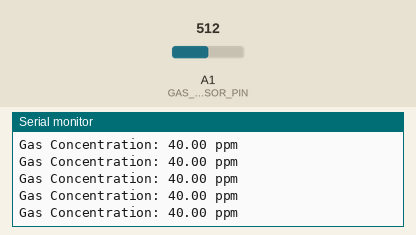
Recording of a sketch running on a simulated Arduino Uno, built with avr-gcc and run on an emulated ATmega328P. On the bench: the last lines printed to the serial monitor. Inputs (shaded band) come from the test bench; at power-on: A1 (GAS_SENSOR_PIN) = 512.

Above: at 1.2 s.
1.3 s: A1 (GAS_SENSOR_PIN) set to 716
At 1.32 s:
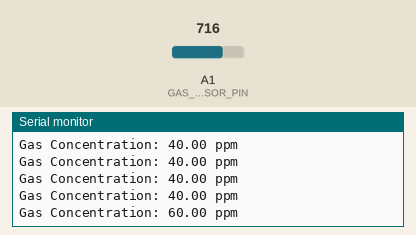
2.8 s: A1 (GAS_SENSOR_PIN) set to 900
At 2.83 s:
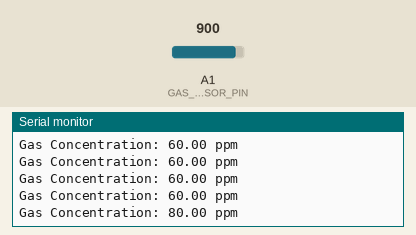
Timing chart, 0 to 5.8 s (numbered marks = the images above; inputs shaded):
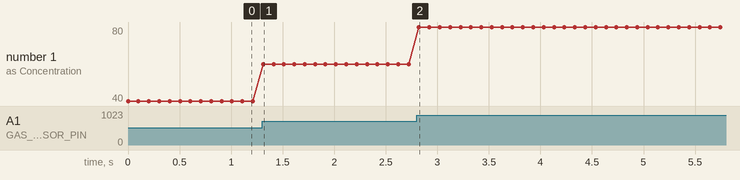

The sketch:

gas_sensor.ino
```cpp
 #include <Arduino.h>

#define GAS_SENSOR_PIN A1

void setup() {
  Serial.begin(9600);
}

void loop() {
  int sensorValue = analogRead(GAS_SENSOR_PIN);

  // Convert the sensor value to a voltage (0-5V)
  float voltage = sensorValue * (5.0 / 1023.0);

  // Map the voltage to a gas concentration value (adjust as needed based on your sensor's specifications)
  float gasConcentration = map(voltage, 0.0, 5.0, 0.0, 100.0); // Adjust the range as needed

  Serial.print("Gas Concentration: ");
  Serial.print(gasConcentration);
  Serial.println(" ppm");

  delay(100); // Adjust the delay as needed
}
```

Measured:
- after the input at 1.3 s, the serial monitor: prints a new line at once (image 1)
- after the input at 2.8 s, the serial monitor: prints a new line at once (image 2)
- plotted number 1: 40 → 60 after the input at 1.3 s, 60 → 80 after the input at 2.8 s
